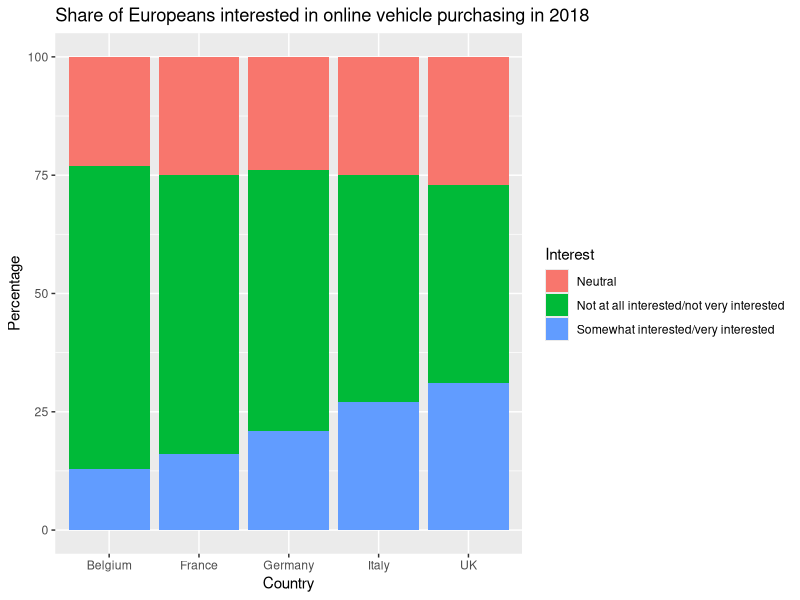
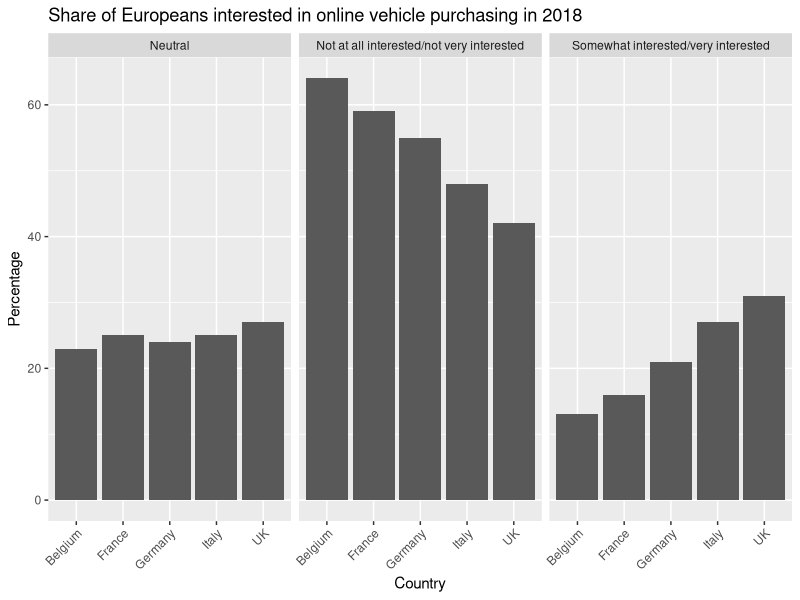
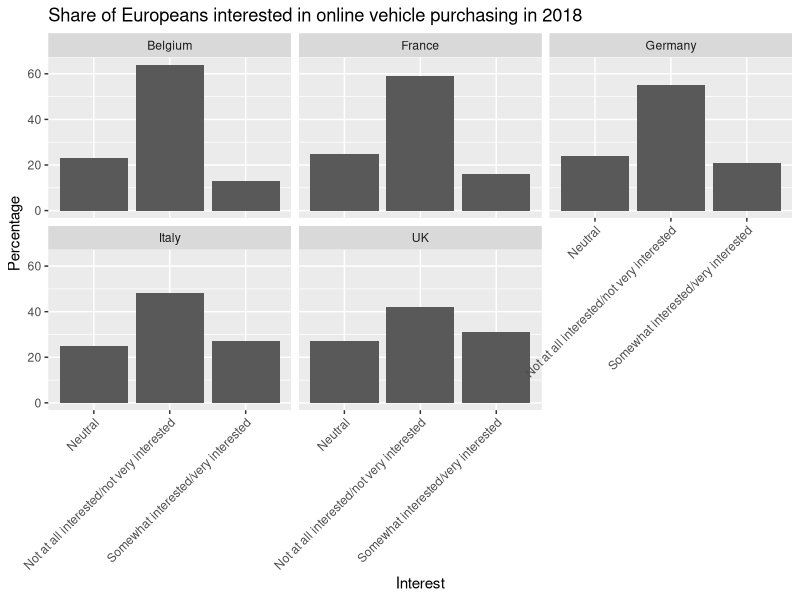

R code for these plots, in order:
## ---- chunk 1
knitr::opts_chunk$set(echo = TRUE)
## ---- chunk 2
library(readxl)
library(tidyr)
library(dplyr)
library(ggplot2)
aankoopproces <- read_xlsx("Online.xlsx")
## ---- chunk 3
aankoopproces <- aankoopproces %>% gather(`Not at all interested/not very interested`:`Somewhat interested/very interested`, key = "Interest", value="Percentage")
## ---- chunk 4
aankoopproces %>% ggplot(aes(x = Country, y = Percentage)) + geom_col(aes(fill = Interest)) + labs(title = "Share of Europeans interested in online vehicle purchasing in 2018" )
## ---- chunk 5
aankoopproces %>% ggplot(aes(x = Country, y = Percentage)) + geom_col() + facet_wrap(Interest~.) + labs(title = "Share of Europeans interested in online vehicle purchasing in 2018" ) + theme(axis.text.x = element_text(angle = 45, hjust = 1))
## ---- chunk 6
aankoopproces %>% ggplot(aes(x = Interest, y = Percentage)) + geom_col() + facet_wrap(Country~.) + labs(title = "Share of Europeans interested in online vehicle purchasing in 2018" ) + theme(axis.text.x = element_text(angle = 45, hjust = 1))
